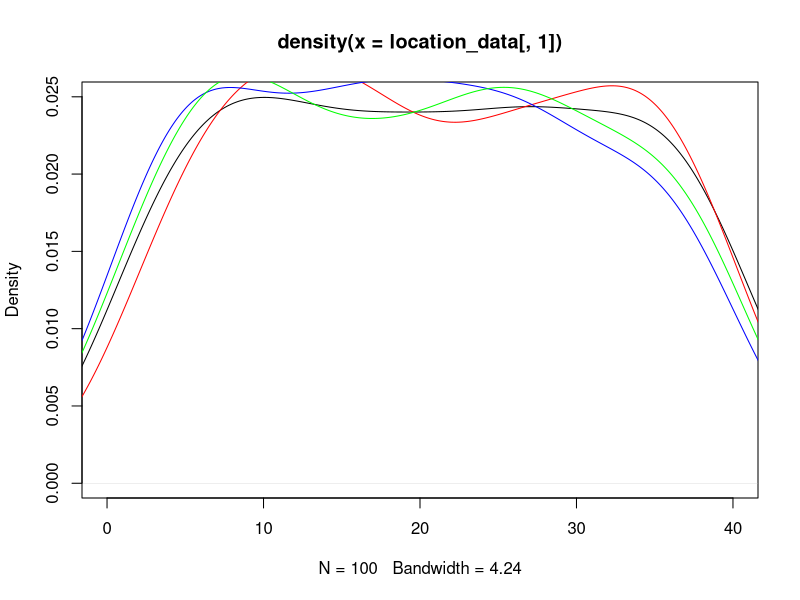
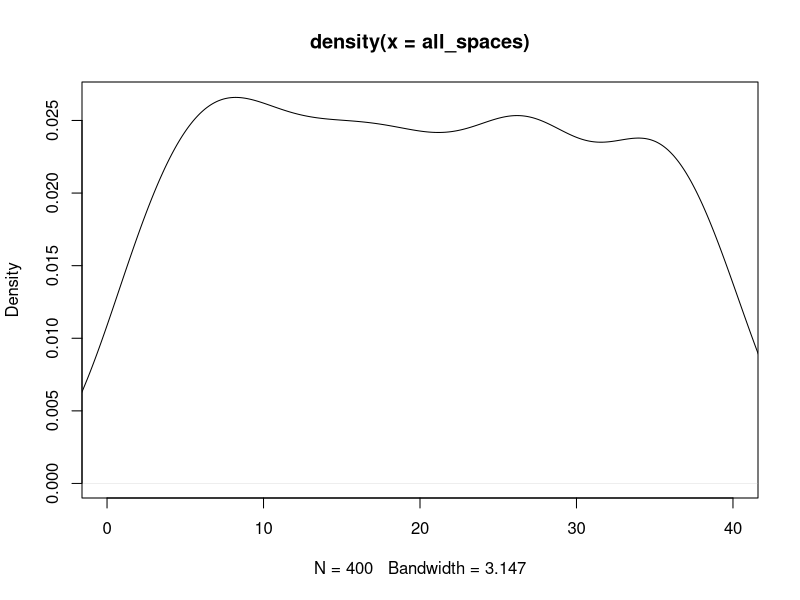

Reproduce these figures in R, in order. (Note: this script raises an error after producing the figures.)
## ---- chunk 1
knitr::opts_chunk$set(echo = TRUE)
## ---- chunk 2
#libraries
library(dplyr)
library(ggplot2)
## ---- chunk 3
#Kayleigh
##LET'S GET MOVING

monopolyBoard <- read.csv("MonopolyBoard.csv", header = T)
monopolyBoard

# Using dice rolls to determine where a player will land on the board
#input: "location"; a number 1-40; where the player is on the board
#output: the amount of spaces the player will move until they are on their new location

#note that this is only accounting for standard dice rolls, no special rules yet...

lets_move = function(location) {
  dice_roll_1 <- sample(1:6, 1, replace = TRUE)
  dice_roll_2 <- sample(1:6, 1, replace = TRUE)
  
  roll_total <- sum(dice_roll_1, dice_roll_2)
  roll_double <- dice_roll_1 == dice_roll_2
  
    location = location + roll_total
    
  if (location <= 40) {
    location = location
  } else {
    location = location - 40
  }
  
  space = monopolyBoard$name[monopolyBoard$spaces == location]
  
  print("You're moving forward...")
  print(roll_total)
  
  print("You're on space...")
  print(location)
  
  #print(space) #This prints out the name of the space that they land on. 
}

#testers
lets_move(1)
lets_move(25)
lets_move(38)
lets_move(40)



#A function to move players around the board and to play Monopoly!
#input: "turns"; the amount of turns we should take
#output: a player's new location on the board

lets_play = function(turns) {
  location = 1
  print("Starting Location: GO!")
  for (i in 1:turns) {
    location = lets_move(location)
  }
  print("You've landed on...")
  return(location)
}



lets_play(10) #tester #in this example if you look at a reference monopoly board and "walk" your way around the board with each move being the number in each output, you'll land on the space on the board corresponding to the final output (when counting "GO" as 1 and/or 40) 

#testers 
#"lets_move" and "lets_play" have both been edited to print out phrases for each roll and move to make it easier to determine how the player is moving. 
#"You're moving forward..." gives the player's roll
#"You're on space..." is the players position after 1 turn/"lets_move"
  # Later try to switch this print statement to the name of the spot that the player is on 
#"You've landed on..." gives the final location after running "lets_play" for "x" turns.
  # Later try to switch this print statement to the name of the spot that the player is on 

lets_play(3)
lets_play(10)

## ---- chunk 4
##DOUBLE DOWN

##WORK IN PROGRESS

#A function using dice rolls to determine how many spaces a player will move with the additional rules for "doubles" in Monopoly
#input: "location"; a number 1-40 where the player is on the board
#outut: the number of spaces the player will move on the board, with the special case of rolling three "doubles" and landing in jail
double_down = function(location) {
  dice_roll_1 <- sample(1:6, 1, replace = TRUE)
  dice_roll_2 <- sample(1:6, 1, replace = TRUE)
  
  roll_total <- sum(dice_roll_1, dice_roll_2)
  roll_double <- dice_roll_1 == dice_roll_2
  
  print("roll was")
  print(roll_total)
    
  if (roll_double) {
    
    dice_roll_3 <- sample(1:6, 1, replace = TRUE)
    dice_roll_4 <- sample(1:6, 1, replace = TRUE)
    
    roll_total_2 <- sum(dice_roll_3, dice_roll_4)
    roll_double_2 <- dice_roll_3 == dice_roll_4
    
    print("roll double was")
    print(roll_total_2)

    
    if (roll_double_2) {
      dice_roll_5 <- sample(1:6, 1, replace = TRUE)
      dice_roll_6 <- sample(1:6, 1, replace = TRUE)
      
      roll_total_3 <- sum(dice_roll_5, dice_roll_6)
      roll_double_3 <- dice_roll_5 == dice_roll_6
      
      print("roll double was")
      print(roll_total_3)
      
      if (roll_double_3) {
        location = 11 #Jail
        print("doubles, doubles, doubles")
        print("You're going to JAIL!")
        
      } else {
        location = location + roll_total + roll_total_2 + roll_total_3
        print("doubles, doubles, not doubles")
        print("You're moving forward...")
        print(roll_total + roll_total_2 + roll_total_3)
      }
    } else {
      location = location + roll_total + roll_total_2
      print("doubles, not doubles")
      print("You're moving forward...")
      print(roll_total+roll_total_2)
    }
  } else {
    location = location + roll_total
    print("no doubles")
    print("You're moving forward...")
    print(roll_total)
  }

    
  if (location <= 40) {
    location = location
  } else {
    location = location - 40
  }

  
  print("You're on space...")
  print(location)
}

double_down(1)
#text out in the function is kinda funky right but it's just to make sure its working right
#In final version switch all dice rolls to sample(1:6,...)

## ---- chunk 5
##CHANCE AND COMMUNITY CHEST CARDS
Card_Numbers <- c(1, 2, 3, 4, 5, 6, 7, 8, 9, 10, 11, 12, 13, 14, 15, 16)

Chance_Cards <- c("Advance to Boardwalk", "Advance to Go (Collect $200)", "Advance to Illinois Avenue. If you pass Go, collect $200", "Advance to St. Charles Place. If you pass Go, collect $200", "Advance to the nearest Railroad. If unowned, you may buy it from the Bank. If owned, pay owner twice the rental to which they are otherwise entitled", "Advance to the nearest Railroad. If unowned, you may buy it from the Bank. If owned, pay owner twice the rental to which they are otherwise entitled", "Advance token to nearest Utility. If unowned, you may buy it from the Bank. If owned, throw dice and pay owner a total ten times amount thrown", "Bank pays you dividend of $50", "Get Out of Jail Free", "Go Back 3 Spaces", "Go to Jail. Go directly to Jail, do not pass Go, do not collect $200", "Make general repairs on all your property. For each house pay $25. For each hotel pay $100", "Speeding fine $15", "Take a trip to Reading Railroad. If you pass Go, collect $200", "You have been elected Chairman of the Board. Pay each player $50", "Your building loan matures. Collect $150")

Chance <- data.frame(Chance_Cards, Card_Numbers)
Chance
##Chance cards to move a player to a new space:
  #1 -> Advance to Boardwalk (space 40)
  #2 -> Advance to Go (space 1)
  #3 -> Advance to Illinois Avenue (space 25)
  #4 -> Advance to St. Charles Place (space 12)
  #5 -> Advance to nearest Railroad (space(s) 6, 16, 26, 36)
  #6 -> Advance to nearest Railraod (space(s) 6, 16, 26, 36)
  #7 -> Advance to nearest Utility (space(s) 13, 29)
  #11 -> Go to Jail (space 11)
  #14 -> Take a trip to Reading Railroad (space 6)

Community_Chest_Cards <- c("Advance to Go (Collect $200)", "Bank error in your favor. Collect $200", "Doctor’s fee. Pay $50", "From sale of stock you get $50", "Get Out of Jail Free", "Go to Jail. Go directly to jail, do not pass Go, do not collect $200", "Holiday fund matures. Receive $100", "Income tax refund. Collect $20", "It is your birthday. Collect $10 from every player", "Life insurance matures. Collect $100", "Pay hospital fees of $100", "Pay school fees of $50", "Receive $25 consultancy fee", "You are assessed for street repair. $40 per house. $115 per hotel", "You have won second prize in a beauty contest. Collect $10", "You inherit $100")

Community_Chest <- data.frame(Community_Chest_Cards, Card_Numbers)
Community_Chest

##Community Chest Cards that move a player to a new space:
  #1 -> Advance to GO (space 1)
  #5 -> Go to Jail (space 11)

## ---- chunk 6
# heidi

#the function "who_goes_first" simulates the initial roll before the game begins in order to determine which player goes first
# input is a number of how many players are going to be playing
# output is the value of each players roll and the player that will start the game based on who had the highest roll
who_goes_first <- function(num_players){
  initial_rolls <- c()
  for (i in 1:num_players) {
    player_i_roll <- sum(sample(1:6, 2, replace=TRUE))
    initial_rolls <- c(initial_rolls, player_i_roll) # vector of every player's roll
    print(paste("Player", i, "rolled", player_i_roll))
  }
  cat("\n")
  if(sum(initial_rolls == max(initial_rolls)) >= 2){
    while (sum(initial_rolls == max(initial_rolls)) >= 2) { # if players tied for highest number
      tied_players <- which(initial_rolls==max(initial_rolls)) # identify which players tied
      print("It's a tie! Roll again")
      cat("\n")
      tie_breaker_rolls <- c()
      for (i in tied_players) { # tied players roll again
       player_i_roll2 <- sum(sample(1:6, 2, replace=TRUE))
       tie_breaker_rolls <- c(tie_breaker_rolls, player_i_roll2)
       print(paste("Player", i, "rolled", player_i_roll2))
      }
      initial_rolls <- tie_breaker_rolls
      highest_roll <- max(tie_breaker_rolls)
      highest_player2 <- tied_players[which(tie_breaker_rolls == highest_roll)]
    }
    cat("\n")
    print(paste("Player", highest_player2, "goes first!"))
  }
  else {
    highest_player <- which.max(initial_rolls) # who rolled the highest number
    print(paste("Player", highest_player, "goes first!"))
  }
}

who_goes_first(4) # test function

## ---- chunk 7
# Olivia
# Website for data: https://stat-jet-asu.github.io/Datasets/InstructorDescriptions/monopoly.html

monopolyBoard <- read.csv("MonopolyBoard.csv", header = T)
head(monopolyBoard)

# This section is for question number 2

# Kayleigh's lets_play function from above incorporating players and density plots
# uses lets_move function from above
# input: turns, # of turns to iterate through; players, number of players (2-4)
# output: density plot with a line for each player's frequency of spaces landed on 
# & density plot for the combined frequency of spaces landed on for all players

lets_play = function(turns, players) {
  location_data <- as.data.frame(matrix(nrow = turns, ncol = players))
  
for (j in 1:players) {
  location = 1
  
  for (i in 1:turns) {
    
    location = lets_move(location)
    location_data[i,j] <- location
    }
  }
  
  # creates density plot of frequency of landing on each space for each player
  plot(density(location_data[,1]), xlim = c(0,40), col = "black")
  
  colors <- c("red", "blue", "green")
  
  for (k in 2:players) {
  lines(density(location_data[,k]), col = colors[k-1]) # adds a density line for each player after the first
  }
  
  # creates density plot for total frequency landing on each space (all players spaces included)
  all_spaces <- as.vector(as.matrix(location_data))
  plot(density(all_spaces), xlim = c(0,40), col = "black")
}
lets_play(100, 4)

## ---- chunk 8
who_goes_first2 <- function(num_players){
  initial_rolls <- c()
  for (i in 1:num_players) {
    player_i_roll <- sum(sample(1:6, 2, replace=TRUE))
    initial_rolls <- c(initial_rolls, player_i_roll) # vector of every player's roll
#    print(paste("Player", i, "rolled", player_i_roll))
  }
  cat("\n")
  if(sum(initial_rolls == max(initial_rolls)) >= 2){
    while (sum(initial_rolls == max(initial_rolls)) >= 2) { # if players tied for highest number
      tied_players <- which(initial_rolls==max(initial_rolls)) # identify which players tied
#      print("It's a tie! Roll again")
#      cat("\n")
      tie_breaker_rolls <- c()
      for (i in tied_players) { # tied players roll again
       player_i_roll2 <- sum(sample(1:6, 2, replace=TRUE))
       tie_breaker_rolls <- c(tie_breaker_rolls, player_i_roll2)
#       print(paste("Player", i, "rolled", player_i_roll2))
      }
      initial_rolls <- tie_breaker_rolls
      highest_roll <- max(tie_breaker_rolls)
      highest_player2 <- tied_players[which(tie_breaker_rolls == highest_roll)]
    }
#    cat("\n")
#    print(paste("Player", highest_player2, "goes first!"))
  }
  else {
    highest_player <- which.max(initial_rolls) # who rolled the highest number
#    print(paste("Player", highest_player, "goes first!"))
#    return(highest_player)
  
    
  # creating player order
  player_order <- length(num_players)
  player_order[1] <- as.integer(highest_player)

 for (j in 2:num_players) {
    
  player_order[j] <- as.integer(player_order[j-1] + 1)
  if (player_order[j] > num_players) {
    player_order[j] <- 1
  }
 }
  print(player_order)
  }
  
  playerlist <- (list(highest_player, player_order))
  return(playerlist)
}

#who_goes_first2(4)

## ---- chunk 9
# Question number 3 -- including jail and double rolls

lets_move2 = function(location) {
  dice_roll_1 <- sample(1:6, 1, replace = TRUE)
  dice_roll_2 <- sample(1:6, 1, replace = TRUE)
  
  roll_total <- sum(dice_roll_1, dice_roll_2)
  roll_double <- dice_roll_1 == dice_roll_2
  
    location = location + roll_total # updates location to be previous location + roll total
    double3 = "false" # double3 is assigned "true" if the player double rolls 3x (as seen in if statement below), otherwise it is assigned "false" 
    
  # first double roll -> roll again
  if (roll_double == TRUE) {
    dice_roll_3 <- sample(1:6, 1, replace = TRUE)
    dice_roll_4 <- sample(1:6, 1, replace = TRUE)
    
    roll_total2 <- sum(dice_roll_3, dice_roll_4)
    roll_double2 <- dice_roll_3 == dice_roll_4
    
    location = location + roll_total2
    double3 = "false"
    
    # if player is at a location past 40, subtract 40 so they go back to the GO space at location "41"
    # this is included in each if statement below so that it applies if player has to roll again
    if (location <= 40) {
      location = location
    } else {
      location = location - 40
    }
     
      # second double roll -> roll again
      if (roll_double2 == TRUE) {
        dice_roll_5 <- sample(1:6, 1, replace = TRUE)
        dice_roll_6 <- sample(1:6, 1, replace = TRUE)
    
        roll_total3 <- sum(dice_roll_5, dice_roll_6)
        roll_double3 <- dice_roll_5 == dice_roll_6
    
        location = location + roll_total3
        double3 = "false"
        
        if (location <= 40) {
          location = location
        } else {
          location = location - 40
        }
        
        # third double roll -> go to jail
          if (roll_double3 == TRUE) {
            location = monopolyBoard$spaces[monopolyBoard$name == "Jail"]
            double3 = "true"
          }
      }
  }  
    
  if (location <= 40) {
    location = location
  } else {
    location = location - 40
  }
  
  listdata <- (list(location, double3)) # creates list for outputs "location" and "double3"
  # if you need to access location from this function, use lets_move2(location)[[1]]
  # if you need to access double3, use lets_move2(double3)[[2]]
  return(listdata)
  
}


# lets_play2 is currently set up to have each player go thru all their turns and then move onto the next player
# probably need to fix this for question 5

## ---- chunk 10

lets_play2 = function(turns, players) {
  
  
  location_data <- as.data.frame(matrix(nrow = turns, ncol = players)) # dataframe will keep data for locations of players for each turn
  double3data <- as.data.frame(matrix(nrow = turns, ncol = players)) # dataframe will say "true" if player double rolled 3x (which lands them in jail) and "false" if they didn't double roll 3x
  
    # puts players in order
    colnames(location_data) <- who_goes_first2(players)[[2]]
  
    location = 1 # each player starts at location 1
    location_data[1,] <- location
    double3 = 0 # initializing "double3" which will be later assigned a "true" or "false" based on if player double rolled 3x
  
    for (i in 2:turns) { # iterates through number of turns
      
        for (j in 1:players) { # rotates through each player
          
        location = lets_move2(location_data[i-1,j])[[1]] # takes location from lets_move2 function and assigns it to location
        location_data[i,j] <- as.integer(location) # puts location value into the dataframe of locations for each player
        double3data[i,j] <- lets_move2(double3)[[2]] # takes "true" or "false" value from double3 and adds it to double3data dataframe
        
      # deals with landing in jail from "go to jail" space and staying there for next 3 turns
      if (31 %in% location_data[i-1,j]) { # if you landed on 31 in the last turn (i-1 turn), you go to jail (space 11) for the ith turn
        location <- 11
        location_data[i,j] <- as.integer(location) # new location is 11
      } else if (11 %in% location_data[i-1,j] & 31 %in% location_data[i-2,j]) { # if you were on space 11 last turn AND you were on space 31 2 turns ago, you stay in jail (space 11) for turn i
        location <- 11
        location_data[i,j] <- as.integer(location)  
      } else if (11 %in% location_data[i-2,j] & 31 %in% location_data[i-3,j]) {
        location <- 11
        location_data[i,j] <- as.integer(location)
      }
        
      # landing in jail from 3x double roll and staying there for next 3 turns
      if (11 %in% location_data[i,j] & "true" %in% double3data[i-1,j]) { # if player's location is 11 (jail) and double3data is"true" (player double rolled 3x), player stays in jail. all 3 if/else if statements keep player in jail for the next 3 turns
        location <- 11
        location_data[i,j] <- as.integer(location)
      } else if (11 %in% location_data[i-1,j] & "true" %in% double3data[i-2,j]) { # 
        location <- 11
        location_data[i,j] <- as.integer(location)
      } else if (11 %in% location_data[i-2,j] & "true" %in% double3data[i-3,j]) {
        location <- 11
        location_data[i,j] <- as.integer(location)
      }
        
    }
  }
  print(location_data)
  
  # creates density plot of frequency of landing on each space for each player
  plot(density(location_data[,1]), xlim = c(0,40), col = "black")
  
  colors <- c("red", "blue", "green")
  
  for (k in 2:players) {
    lines(density(location_data[,k]), col = colors[k-1]) # adds a density line for each player after the first
  }
  
  # creates density plot for total frequency landing on each space (all players spaces included)
  all_spaces <- as.vector(as.matrix(location_data))
  plot(density(all_spaces), xlim = c(0,40), col = "black")
  
}
 
lets_play2(10, 3)

location_data

# how should we go about recording spaces landed on when double rolls occur?

## ---- chunk 11
# olivia (ignore this its a work in progress)
# Figure out how to have players pay and recieve money from landing on chance and community chest spaces

     if(draw_card == 5){
        if(location >= 37 && location <= 5){
              location = 6
              
              
            } else if (location >= 6 && location <= 15){
                location = 16
              } else {
                if(location >= 16 && location <= 25){
                  location = 26
                } else {
                  location = 36
                }
              }
            }
  
    if(draw_card == 6){
        if(location >= 37 && location <= 5){
              location = 6
            } else {
              if (location >= 6 && location <= 15){
                location = 16
              } else {
                if(location >= 16 && location <= 25){
                  location = 26
                } else {
                  location = 36
                }
              }
            }
    }

#################

Updating_Player_Bank <- function(location) {
  if(location == 2 || location == 4 || location == 6 || location == 7 || location == 9 || location == 10 || location == 12 || location == 13 || location == 14 || location == 15 || location == 16 || location == 17 || location == 19 || location == 20 || location == 22 || location == 24 || location == 25 || location == 26 || location == 27 || location == 28 || location == 29 || location == 30 || location == 32 || location == 33 || location == 35 || location == 36 || location == 38 || location == 40){
    location = location
    spot <- which(Property_Statuses$Space == location)
    cost <- which(monopolyBoard$spaces == location)
    owned_by_player <- Property_Statuses$Owned_By_Player[spot]
    The_Players$Player_Bank[owned_by_player] <- The_Players$Player_Bank[owned_by_player] + monopolyBoard$cost[cost]
    The_Players$Player_Bank[owned_by_player]
    The_Players
    
    The_Players$Player_Bank[owned_by_player] <- The_Players$Player_Bank[owned_by_player] + monopolyBoard$rent_0[cost]
    
    The_Players$Player_Bank[j] <- The_Players$Player_Bank[j] - monopolyBoard$rent_0[cost]
    
    return(The_Players)

  }
}

#########################################

lets_move3 = function(location) {
  dice_roll_1 <- sample(1:6, 1, replace = TRUE)
  dice_roll_2 <- sample(1:6, 1, replace = TRUE)
  
  roll_total <- sum(dice_roll_1, dice_roll_2)
  roll_double <- dice_roll_1 == dice_roll_2
  
    location = location + roll_total
    double3 = "false"
  
  print("your roll total is...")
  print(roll_total)

  if (location <= 40) {
      location = location
  } else {
      location = location - 40
  }
   
  print("your location is...")
  print(location)
  
  Updating_Player_Bank(location)
  
  if(location == 8 || location == 23 || location == 27) {
    location = Drawing_Chance(location)
    print("your location is...")
    print(location)
#    Updating_Player_Bank(location)
  }
  
  if(location == 3 || location == 18 || location == 34) {
    location = Drawing_Community_Chest(location)
    print("your location is...")
    print(location)
#    Updating_Player_Bank(location)
  }
    
  # first double roll -> roll again
  if (roll_double == TRUE) {
    dice_roll_3 <- sample(1:6, 1, replace = TRUE)
    dice_roll_4 <- sample(1:6, 1, replace = TRUE)
    
    roll_total2 <- sum(dice_roll_3, dice_roll_4)
    roll_double2 <- dice_roll_3 == dice_roll_4
    
    location = location + roll_total2
    double3 = "false"
    print("1 double")
    
    if (location <= 40) {
      location = location
    } else {
      location = location - 40
    }
    
    
    if(location == 8 || location == 23 || location == 27) {
    location = Drawing_Chance(location)
    }
  
  if(location == 3 || location == 18 || location == 34) {
    location = Drawing_Community_Chest(location)
  }
    
    Updating_Player_Bank(location)
     
      # second double roll -> roll again
      if (roll_double2 == TRUE) {
        dice_roll_5 <- sample(1:6, 1, replace = TRUE)
        dice_roll_6 <- sample(1:6, 1, replace = TRUE)
    
        roll_total3 <- sum(dice_roll_5, dice_roll_6)
        roll_double3 <- dice_roll_5 == dice_roll_6
    
        location = location + roll_total3
        double3 = "false"
        print("2 doubles")
        
        if (location <= 40) {
          location = location
        } else {
          location = location - 40
        }
        
        
        if(location == 8 || location == 23 || location == 27) {
          location = Drawing_Chance(location)
        }
  
        if(location == 3 || location == 18 || location == 34) {
          location = Drawing_Community_Chest(location)
         
        }
        
        Updating_Player_Bank(location)
        
        # third double roll -> go to jail
          if (roll_double3 == TRUE) {
            location = monopolyBoard$spaces[monopolyBoard$name == "Jail"]
            double3 = "true"
            print("three doubles")
          }
      }
  }  
   
  location = location 
  
  print("your location is...")
  print(location)
  listdata <- (list(location, double3, The_Players))
  return(listdata)
  
}

##########

lets_play3 = function(turns, players) {
  
  location_data <- as.data.frame(matrix(nrow = turns, ncol = players))
  double3data <- as.data.frame(matrix(nrow = turns, ncol = players))
  
    colnames(location_data) <- who_goes_first2(players)[[2]]
  
    location = 1
    location_data[1,] <- location
    double3 = 0
  
    for (i in 2:turns) {
      
        for (j in 1:players) {
          
        location = lets_move3(location_data[i-1,j])[[1]]
        location_data[i,j] <- as.integer(location)
        double3data[i,j] <- lets_move3(double3)[[2]]
        
      # deals with landing in jail from "go to jail" space and staying there for next 3 turns
      if (31 %in% location_data[i-1,j]) { # if you land on 31 (go to jail), next location is in jail (space 11)
        location <- 11
        location_data[i,j] <- as.integer(location)
      } else if (11 %in% location_data[i-1,j] & 31 %in% location_data[i-2,j]) {
        location <- 11
        location_data[i,j] <- as.integer(location)
      } else if (11 %in% location_data[i-2,j] & 31 %in% location_data[i-3,j]) {
        location <- 11
        location_data[i,j] <- as.integer(location)
      }
        
      # landing in jail from 3x double roll and staying there for next 3 turns
      if (11 %in% location_data[i,j] & "true" %in% double3data[i-1,j]) { # "true" means player double rolled 3x -> jail
        location <- 11
        location_data[i,j] <- as.integer(location)
      } else if (11 %in% location_data[i-1,j] & "true" %in% double3data[i-2,j]) { # 
        location <- 11
        location_data[i,j] <- as.integer(location)
      } else if (11 %in% location_data[i-2,j] & "true" %in% double3data[i-3,j]) {
        location <- 11
        location_data[i,j] <- as.integer(location)
      }
        
    }
  }
  print(location_data)
  print(double3data)
  print(The_Players)

  
  # creates density plot of frequency of landing on each space for each player
  plot(density(location_data[,1]), xlim = c(0,40), col = "black")
  
  plot(location_data[,1], xlim= c(0,40), col="black", type="h", xlab="Spaces", ylab="Frequency", main="Frequency of Landing on Each Space for Each Player")
  
  colors <- c("red", "blue", "green")
  
  for (k in 2:players) {
    lines(density(location_data[,k]), col = colors[k-1]) # adds a density line for each player after the first
  }
  
  # creates density plot for total frequency landing on each space (all players spaces included)
  all_spaces <- as.vector(as.matrix(location_data))
  plot(density(all_spaces), xlim = c(0,40), col = "black")
  
}


## ---- chunk 12
#4 - Kayleigh and Maddie 
#Chance - spaces 8, 23, 37
#Community Chest - spaces 3, 18, 34
Chance

Drawing_Chance = function(location) {
  location = location
  draw_card <- sample(1:16, 1, replace = TRUE)
  player_card <- Chance$Chance_Cards[draw_card]
  print(player_card)

  
      if(draw_card == 1) {
        location = 1
      }
      
      if(draw_card == 2) {
        location = 1
      }
      
      if(draw_card == 3) {
        location = 25
      }
  
      if(draw_card == 4){
        location = 12
      }
  
      if(draw_card == 5){
        if(location >= 37 && location <= 5){
              location = 6
            } else {
              if (location >= 6 && location <= 15){
                location = 16
              } else {
                if(location >= 16 && location <= 25){
                  location = 26
                } else {
                  location = 36
                }
              }
            }
    }
  
    if(draw_card == 6){
        if(location >= 37 && location <= 5){
              location = 6
            } else {
              if (location >= 6 && location <= 15){
                location = 16
              } else {
                if(location >= 16 && location <= 25){
                  location = 26
                } else {
                  location = 36
                }
              }
            }
    }
  
    if(draw_card == 7){
        if(location >= 29 && location <= 12){
              location = 13
            } else {
              location = 29
    }
  }
  
    if(draw_card == 11) {
      location = 11
    }
  
    if(draw_card == 14) {
      location = 6
    }
  
    if(draw_card == 10) {
      location = location - 3
    }
  
    location = location
    return(location)
}

Drawing_Chance(8)
Drawing_Chance(23)
Drawing_Chance(37)

Drawing_Community_Chest = function(location) {
  location = location
  draw_card_chest <- sample(1:16, 1, replace = TRUE)
  player_card_chest <- Community_Chest$Community_Chest_Cards[draw_card_chest]
  print(player_card_chest)
  print(location)
  
  if (draw_card_chest == 1) {
    location = 1
  } else {
    if (draw_card_chest == 6) {
    location = 11
    } else {
      location = location
    }
  
  }
  
  location = location 
  return(location)
}

Drawing_Community_Chest(3)
Drawing_Community_Chest(18)
Drawing_Community_Chest(34)

lets_move3 = function(location) {
  dice_roll_1 <- sample(1:6, 1, replace = TRUE)
  dice_roll_2 <- sample(1:6, 1, replace = TRUE)
  
  roll_total <- sum(dice_roll_1, dice_roll_2)
  roll_double <- dice_roll_1 == dice_roll_2
  
    location = location + roll_total
    double3 = "false"
  
  print("your roll total is...")
  print(roll_total)

  if (location <= 40) {
      location = location
  } else {
      location = location - 40
  }
   
  print("your location is...")
  print(location)
  
  if(location == 8 || location == 23 || location == 27) {
    location = Drawing_Chance(location)
    print("your location is...")
    print(location)
  }
  
  if(location == 3 || location == 18 || location == 34) {
    location = Drawing_Community_Chest(location)
    print("your location is...")
    print(location)
  }
    
  # first double roll -> roll again
  if (roll_double == TRUE) {
    dice_roll_3 <- sample(1:6, 1, replace = TRUE)
    dice_roll_4 <- sample(1:6, 1, replace = TRUE)
    
    roll_total2 <- sum(dice_roll_3, dice_roll_4)
    roll_double2 <- dice_roll_3 == dice_roll_4
    
    location = location + roll_total2
    double3 = "false"
    print("1 double")
    
    if (location <= 40) {
      location = location
    } else {
      location = location - 40
    }
    
    
    if(location == 8 || location == 23 || location == 27) {
    location = Drawing_Chance(location)
    }
  
  if(location == 3 || location == 18 || location == 34) {
    location = Drawing_Community_Chest(location)
    }
     
      # second double roll -> roll again
      if (roll_double2 == TRUE) {
        dice_roll_5 <- sample(1:6, 1, replace = TRUE)
        dice_roll_6 <- sample(1:6, 1, replace = TRUE)
    
        roll_total3 <- sum(dice_roll_5, dice_roll_6)
        roll_double3 <- dice_roll_5 == dice_roll_6
    
        location = location + roll_total3
        double3 = "false"
        print("2 doubles")
        
        if (location <= 40) {
          location = location
        } else {
          location = location - 40
        }
        
        if(location == 8 || location == 23 || location == 27) {
          location = Drawing_Chance(location)
        }
  
        if(location == 3 || location == 18 || location == 34) {
          location = Drawing_Community_Chest(location)
         
        }
        
        # third double roll -> go to jail
          if (roll_double3 == TRUE) {
            location = monopolyBoard$spaces[monopolyBoard$name == "Jail"]
            double3 = "true"
            print("three doubles")
          }
      }
  }  
   
  location = location 
  
  print("your location is...")
  print(location)
  listdata <- (list(location, double3))
  return(listdata)
  
}

lets_move3(1)


lets_play3 = function(turns, players) {
  
  location_data <- as.data.frame(matrix(nrow = turns, ncol = players))
  double3data <- as.data.frame(matrix(nrow = turns, ncol = players))
  
    colnames(location_data) <- who_goes_first2(players)[[2]]
  
    location = 1
    location_data[1,] <- location
    double3 = 0
  
    for (i in 2:turns) {
      
        for (j in 1:players) {
          
        location = lets_move3(location_data[i-1,j])[[1]]
        location_data[i,j] <- as.integer(location)
        double3data[i,j] <- lets_move3(double3)[[2]]
        
      # deals with landing in jail from "go to jail" space and staying there for next 3 turns
      if (31 %in% location_data[i-1,j]) { # if you land on 31 (go to jail), next location is in jail (space 11)
        location <- 11
        location_data[i,j] <- as.integer(location)
      } else if (11 %in% location_data[i-1,j] & 31 %in% location_data[i-2,j]) {
        location <- 11
        location_data[i,j] <- as.integer(location)
      } else if (11 %in% location_data[i-2,j] & 31 %in% location_data[i-3,j]) {
        location <- 11
        location_data[i,j] <- as.integer(location)
      }
        
      # landing in jail from 3x double roll and staying there for next 3 turns
      if (11 %in% location_data[i,j] & "true" %in% double3data[i-1,j]) { # "true" means player double rolled 3x -> jail
        location <- 11
        location_data[i,j] <- as.integer(location)
      } else if (11 %in% location_data[i-1,j] & "true" %in% double3data[i-2,j]) { # 
        location <- 11
        location_data[i,j] <- as.integer(location)
      } else if (11 %in% location_data[i-2,j] & "true" %in% double3data[i-3,j]) {
        location <- 11
        location_data[i,j] <- as.integer(location)
      }
        
    }
  }
  print(location_data)
  print(double3data)


  
  # creates density plot of frequency of landing on each space for each player
  plot(density(location_data[,1]), xlim = c(0,40), col = "black")
  
  plot(location_data[,1], xlim= c(0,40), col="black", type="h", xlab="Spaces", ylab="Frequency", main="Frequency of Landing on Each Space for Each Player")
  
  colors <- c("red", "blue", "green")
  
  for (k in 2:players) {
    lines(density(location_data[,k]), col = colors[k-1]) # adds a density line for each player after the first
  }
  
  # creates density plot for total frequency landing on each space (all players spaces included)
  all_spaces <- as.vector(as.matrix(location_data))
  plot(density(all_spaces), xlim = c(0,40), col = "black")
  
}


lets_play3(100, 4)

## ---- chunk 13

#use lets_move2 for freq plot

 
## ---- chunk 14
#hello
dice_roll <- sum(sample(1:6, 2, replace = TRUE))
dice_roll

Drawing_Chance = function(location) {
  location = location
  draw_card <- sample(1:16, 1, replace = TRUE)
  player_card <- Chance$Chance_Cards[draw_card]
  print(player_card)

  
      if(draw_card == 1) {
        location = 1
      }
      
      if(draw_card == 2) {
        location = 1
        Player_Bank = Player_Bank + 200
      }
      
      if(draw_card == 3) {
        if(location > 25){
          Player_Bank = Player_Bank + 200
        }else{
          Player_Bank = Player_Bank
    }
        location = 25
      }
  
      if(draw_card == 4){
        if(location > 13 ){
          Player_Bank = Player_Bank + 200
        }else{
          Player_Bank = Player_Bank
    }
        location = 12
      }
  
      if(draw_card == 5){
        if(location >= 37 && location <= 5){
              location = 6
            } else {
              if (location >= 6 && location <= 15){
                location = 16
              } else {
                if(location >= 16 && location <= 25){
                  location = 26
                } else {
                  location = 36
                }
              }
            }
    }
  
    if(draw_card == 6){
        if(location >= 37 && location <= 5){
              location = 6
            } else {
              if (location >= 6 && location <= 15){
                location = 16
              } else {
                if(location >= 16 && location <= 25){
                  location = 26
                } else {
                  location = 36
                }
              }
            }
    }
  
    if(draw_card == 7){
        if(location >= 29 && location <= 12){
              location = 13
            } else {
              location = 29
    }
    }
  
    if(draw_card == 8){
      Player_Bank = Player_Bank + 50
    }
  
    if(draw_card == 10) {
      location = location - 3
    }
  
    if(draw_card == 11) {
      location = 11
    }
  
    if(draw_card == 13){
      Player_Bank = Player_Bank - 15
    }
  
    if(draw_card == 14) {
      if(location > 6){
        Player_Bank = Player_Bank + 200
      }else{
        Player_Bank = Player_Bank
    }
      location = 6
    }
  
    if(draw_card == 16){
      Player_Bank = Player_Bank + 150
    }
  
   
    location = location
    return(location)
}

Drawing_Community_Chest = function(location) {
  location = location
  draw_card_chest <- sample(1:16, 1, replace = TRUE)
  player_card_chest <- Community_Chest$Community_Chest_Cards[draw_card_chest]
  print(player_card_chest)
  print(location)
  
  
  if (draw_card_chest == 1) {
    location = 1
    Player_Bank = Player_Bank + 200
  }
  
  #Bank error in your favor. Collect $200
  if(draw_card == 2){
    Player_Bank = Player_Bank + 200
  }
  
  #Doctor’s fee. Pay $50
  if(draw_card == 3){
    Player_Bank = Player_Bank - 50
  }
  
  #From sale of stock you get $50
  if(draw_card == 4){
    Player_Bank = Player_Bank + 50
  }
  
  if(draw_card_chest == 6) {
    location = 11
  }
  
  #Holiday fund matures. Receive $100
  if(draw_card == 7){
    Player_Bank = Player_Bank + 100
  }
  
  #Income tax refund. Collect $20
  if(draw_card == 8){
    Player_Bank = Player_Bank + 20
  }
  
  #Life insurance matures. Collect $100
  if(draw_card == 10){
    Player_Bank = Player_Bank + 100
  }
  
  #Pay hospital fees of $100
  if(draw_card == 11){
    Player_Bank = Player_Bank - 100
  }
  
  #Pay school fees of $50
  if(draw_card == 12){
    Player_Bank = Player_Bank - 50
  }
  
  #Receive $25 consultancy fee
  if(draw_card == 13){
    Player_Bank = Player_Bank + 25
  }
  
  #You have won second prize in a beauty contest. Collect $10
  if(draw_card == 15){
    Player_Bank = Player_Bank + 10
  }
  
  #You inherit $100
  if(draw_card == 16){
    Player_Bank = Player_Bank + 100
  }
  
  location = location 
  return(location)
}



Chance
Community_Chest
## ---- chunk 15
library(tidyverse)
## ---- chunk 16
Players <- c("Player 1", "Player 2", "Player 3", "Player 4")
Player_Bank <- c(1250, 1250, 1250, 1250)
The_Players <- data.frame(Players, Player_Bank)

Property <- c("Mediterranean", "Baltic", "Reading Railroad", "Oriental", "Vermot", "Connecticut", "St. Charles", "Electric Company", "States", "Virginia", "Pennsylvania Railroad", "St. James", "Tennessee", "New York", "Kentucky", "Indiana", "Illinios", "B&O Railroad", "Atlantic", "Ventnor", "Water Works", "Marvin Gardens", "Pacific", "N. Carolina", "Pennsylvania", "Short Line Railroad", "Park Place", "Boardwalk")
Owned_By_Player <- sample(1:4, 28, replace = TRUE)
Space <- c(2, 4, 6, 7, 9, 10, 12, 13, 14, 15, 16, 17, 19, 20, 22, 24, 25, 26, 27, 28, 29, 30, 32, 33, 35, 36, 38, 40)
Property_Statuses <- data.frame(Property, Space, Owned_By_Player)
Property_Statuses


Updating_Player_Bank <- function(location, j) {
  if(location == 2 || location == 4 || location == 6 || location == 7 || location == 9 || location == 10 || location == 12 || location == 13 || location == 14 || location == 15 || location == 16 || location == 17 || location == 19 || location == 20 || location == 22 || location == 24 || location == 25 || location == 26 || location == 27 || location == 28 || location == 29 || location == 30 || location == 32 || location == 33 || location == 35 || location == 36 || location == 38 || location == 40){
    
    location = location
    spot <- which(Property_Statuses$Space == location)
    cost <- which(monopolyBoard$spaces == location)
    owned_by_player <- Property_Statuses$Owned_By_Player[spot]
    
    The_Players$Player_Bank[owned_by_player] <- The_Players$Player_Bank[owned_by_player] + monopolyBoard$rent_0[cost]
    
    The_Players$Player_Bank[j] <- The_Players$Player_Bank[j] - monopolyBoard$rent_0[cost]
    
    The_Players
  }
}

Updating_Player_Bank(2, 3)

lets_move3 = function(location) {
  dice_roll_1 <- sample(1:6, 1, replace = TRUE)
  dice_roll_2 <- sample(1:6, 1, replace = TRUE)
  
  roll_total <- sum(dice_roll_1, dice_roll_2)
  roll_double <- dice_roll_1 == dice_roll_2
  
    location = location + roll_total
    double3 = "false"


  if (location <= 40) {
      location = location
  } else {
      location = location - 40
  }

  if(location == 8 || location == 23 || location == 27) {
    location = Drawing_Chance(location)

  }
  
  if(location == 3 || location == 18 || location == 34) {
    location = Drawing_Community_Chest(location)

  }

Updating_Player_Bank(location, j)

  # first double roll -> roll again
  if (roll_double == TRUE) {
    dice_roll_3 <- sample(1:6, 1, replace = TRUE)
    dice_roll_4 <- sample(1:6, 1, replace = TRUE)
    
    roll_total2 <- sum(dice_roll_3, dice_roll_4)
    roll_double2 <- dice_roll_3 == dice_roll_4
    
    location = location + roll_total2
    double3 = "false"

    
    if (location <= 40) {
      location = location
    } else {
      location = location - 40
    }
    
    
    if(location == 8 || location == 23 || location == 27) {
    location = Drawing_Chance(location)
    }
  
  if(location == 3 || location == 18 || location == 34) {
    location = Drawing_Community_Chest(location)
    }
    
    Updating_Player_Bank(location, j)
    
      # second double roll -> roll again
      if (roll_double2 == TRUE) {
        dice_roll_5 <- sample(1:6, 1, replace = TRUE)
        dice_roll_6 <- sample(1:6, 1, replace = TRUE)
    
        roll_total3 <- sum(dice_roll_5, dice_roll_6)
        roll_double3 <- dice_roll_5 == dice_roll_6
    
        location = location + roll_total3
        double3 = "false"
        
        if (location <= 40) {
          location = location
        } else {
          location = location - 40
        }
        
        if(location == 8 || location == 23 || location == 27) {
          location = Drawing_Chance(location)
        }
  
        if(location == 3 || location == 18 || location == 34) {
          location = Drawing_Community_Chest(location)
         
        }
        
        Updating_Player_Bank(location, j)
        
        # third double roll -> go to jail
          if (roll_double3 == TRUE) {
            location = monopolyBoard$spaces[monopolyBoard$name == "Jail"]
            double3 = "true"
          }
      }
  }  
   
  location = location 
}

lets_move3(2)


lets_play4 = function(turns, players) {
  
  location_data <- as.data.frame(matrix(nrow = turns, ncol = players))
  double3data <- as.data.frame(matrix(nrow = turns, ncol = players))
  players_banks <- as.data.frame(matrix(nrow = turns, ncol = players))

print(Property_Statuses)

  for (j in 1:players) {
    location = 1
    double3 = 0
    
    
    for (i in 1:turns) {
        print("player")
        print(j)
        location = lets_move3(location)[[1]]
        location_data[i,j] <- as.integer(location)
        double3data[i,j] <- lets_move3(double3)[[2]]

                
      # deals with landing in jail from "go to jail" space and staying there for next 3 turns
      if (31 %in% location_data[i-1,j]) { # if you land on 31 (go to jail), next location is in jail (space 11)
        location <- 11
        location_data[i,j] <- as.integer(location)
      } else if (11 %in% location_data[i-1,j] & 31 %in% location_data[i-2,j]) {
        location <- 11
        location_data[i,j] <- as.integer(location)
      } else if (11 %in% location_data[i-2,j] & 31 %in% location_data[i-3,j]) {
        location <- 11
        location_data[i,j] <- as.integer(location)
      }
        
      # landing in jail from 3x double roll and staying there for next 3 turns
      if (11 %in% location_data[i,j] & "true" %in% double3data[i-1,j]) { # "true" means player double rolled 3x -> jail
        location <- 11
        location_data[i,j] <- as.integer(location)
      } else if (11 %in% location_data[i-1,j] & "true" %in% double3data[i-2,j]) { # 
        location <- 11
        location_data[i,j] <- as.integer(location)
      } else if (11 %in% location_data[i-2,j] & "true" %in% double3data[i-3,j]) {
        location <- 11
        location_data[i,j] <- as.integer(location)
      }
      
      
    }
  }
  
print(location_data)
return(The_Players)

}

lets_play4(1,4)
## ---- chunk 17
monopolyBoard
Players <- c("Player 1", "Player 2", "Player 3", "Player 4")
Player_Bank <- c(1250, 1250, 1250, 1250)
The_Players <- data.frame(Players, Player_Bank)

Property <- c("Mediterranean", "Baltic", "Reading Railroad", "Oriental", "Vermot", "Connecticut", "St. Charles", "Electric Company", "States", "Virginia", "Pennsylvania Railroad", "St. James", "Tennessee", "New York", "Kentucky", "Indiana", "Illinios", "B&O Railroad", "Atlantic", "Ventnor", "Water Works", "Marvin Gardens", "Pacific", "N. Carolina", "Pennsylvania", "Short Line Railroad", "Park Place", "Boardwalk")
Owned_By_Player <- sample(1:4, 28, replace = TRUE)
Space <- c(2, 4, 6, 7, 9, 10, 12, 13, 14, 15, 16, 17, 19, 20, 22, 24, 25, 26, 27, 28, 29, 30, 32, 33, 35, 36, 38, 40)
Property_Statuses <- data.frame(Property, Space, Owned_By_Player)
Property_Statuses


Updating_Player_Bank <- function(location, j) {
  if(location == 2 || location == 4 || location == 6 || location == 7 || location == 9 || location == 10 || location == 12 || location == 13 || location == 14 || location == 15 || location == 16 || location == 17 || location == 19 || location == 20 || location == 22 || location == 24 || location == 25 || location == 26 || location == 27 || location == 28 || location == 29 || location == 30 || location == 32 || location == 33 || location == 35 || location == 36 || location == 38 || location == 40){
    location = location
    spot <- which(Property_Statuses$Space == location)
    cost <- which(monopolyBoard$spaces == location)
    owned_by_player <- Property_Statuses$Owned_By_Player[spot]
    The_Players$Player_Bank[owned_by_player] <- The_Players$Player_Bank[owned_by_player] + monopolyBoard$cost[cost]
    The_Players$Player_Bank[owned_by_player]
    The_Players
    
    The_Players$Player_Bank[owned_by_player] <- The_Players$Player_Bank[owned_by_player] + monopolyBoard$rent_0[cost]
    
    The_Players$Player_Bank[j] <- The_Players$Player_Bank[j] - monopolyBoard$rent_0[cost]
    
    return(The_Players)

  }
}

Updating_Player_Bank(12, 3)
## ---- chunk 18
lets_move4 = function(location) {
  dice_roll_1 <- sample(1:6, 1, replace = TRUE)
  dice_roll_2 <- sample(1:6, 1, replace = TRUE)
  
  roll_total <- sum(dice_roll_1, dice_roll_2)
  roll_double <- dice_roll_1 == dice_roll_2
  
    location = location + roll_total
    double3 = "false"
    
    j=2

  if (location <= 40) {
      location = location
      Updating_Player_Bank(location, j)
  } else {
      location = location - 40
      Updating_Player_Bank(location, j)
  }


  if(location == 8 || location == 23 || location == 27) {
    location = Drawing_Chance(location)
    Updating_Player_Bank(location, j)

  }
  
  if(location == 3 || location == 18 || location == 34) {
    location = Drawing_Community_Chest(location)
    Updating_Player_Bank(location, j)

  }


  # first double roll -> roll again
  if (roll_double == TRUE) {
    dice_roll_3 <- sample(1:6, 1, replace = TRUE)
    dice_roll_4 <- sample(1:6, 1, replace = TRUE)
    
    roll_total2 <- sum(dice_roll_3, dice_roll_4)
    roll_double2 <- dice_roll_3 == dice_roll_4
    
    location = location + roll_total2
    double3 = "false"

    
    if (location <= 40) {
      location = location
      Updating_Player_Bank(location, j)
      
    } else {
      location = location - 40
      Updating_Player_Bank(location, j)
    }
    
    
    if(location == 8 || location == 23 || location == 27) {
    location = Drawing_Chance(location)
    Updating_Player_Bank(location, j)
    }
  
  if(location == 3 || location == 18 || location == 34) {
    location = Drawing_Community_Chest(location)
    Updating_Player_Bank(location, j)
    }

    
      # second double roll -> roll again
      if (roll_double2 == TRUE) {
        dice_roll_5 <- sample(1:6, 1, replace = TRUE)
        dice_roll_6 <- sample(1:6, 1, replace = TRUE)
    
        roll_total3 <- sum(dice_roll_5, dice_roll_6)
        roll_double3 <- dice_roll_5 == dice_roll_6
    
        location = location + roll_total3
        double3 = "false"
        
        if (location <= 40) {
          location = location
          Updating_Player_Bank(location, j)
        } else {
          location = location - 40
          Updating_Player_Bank(location, j)
        }
        
        if(location == 8 || location == 23 || location == 27) {
          location = Drawing_Chance(location)
          Updating_Player_Bank(location, j)
        }
  
        if(location == 3 || location == 18 || location == 34) {
          location = Drawing_Community_Chest(location)
          Updating_Player_Bank(location, j)
         
        }

        
        # third double roll -> go to jail
          if (roll_double3 == TRUE) {
            location = monopolyBoard$spaces[monopolyBoard$name == "Jail"]
            double3 = "true"
          }
      }
  }  
   
  location = location 
  
  listdata <- (list(location, double3))
  return(listdata)
  return(Updating_Player_Bank(location, j))
  
}

lets_move4(12)
lets_move4(Updating_Player_Bank())
## ---- chunk 19

lets_play4 = function(turns, players) {
  
  location_data <- as.data.frame(matrix(nrow = turns, ncol = players))
  double3data <- as.data.frame(matrix(nrow = turns, ncol = players))
  
    colnames(location_data) <- who_goes_first2(players)[[2]]
  
    location = 1
    location_data[1,] <- location
    double3 = 0
  
    for (i in 2:turns) {
      
        for (j in 1:players) {
          
        location = lets_move4(location_data[i-1,j])[[1]]
        location_data[i,j] <- as.integer(location)
        double3data[i,j] <- lets_move4(double3)[[2]]
        print(j)
        
      # deals with landing in jail from "go to jail" space and staying there for next 3 turns
      if (31 %in% location_data[i-1,j]) { # if you land on 31 (go to jail), next location is in jail (space 11)
        location <- 11
        location_data[i,j] <- as.integer(location)
      } else if (11 %in% location_data[i-1,j] & 31 %in% location_data[i-2,j]) {
        location <- 11
        location_data[i,j] <- as.integer(location)
      } else if (11 %in% location_data[i-2,j] & 31 %in% location_data[i-3,j]) {
        location <- 11
        location_data[i,j] <- as.integer(location)
      }
        
      # landing in jail from 3x double roll and staying there for next 3 turns
      if (11 %in% location_data[i,j] & "true" %in% double3data[i-1,j]) { # "true" means player double rolled 3x -> jail
        location <- 11
        location_data[i,j] <- as.integer(location)
      } else if (11 %in% location_data[i-1,j] & "true" %in% double3data[i-2,j]) { # 
        location <- 11
        location_data[i,j] <- as.integer(location)
      } else if (11 %in% location_data[i-2,j] & "true" %in% double3data[i-3,j]) {
        location <- 11
        location_data[i,j] <- as.integer(location)
      }
        
    }
    }
    
  print(location_data)
  print(double3data)
  print(The_Players)
    
  # creates density plot of frequency of landing on each space for each player
  plot(density(location_data[,1]), xlim = c(0,40), col = "black")
  plot(location_data[,1], xlim= c(0,40), col="black", type="h", xlab="Spaces", ylab="Frequency", main="Frequency of Landing on Each Space for Each Player")
  
  colors <- c("red", "blue", "green")
  
  for (k in 2:players) {
    lines(density(location_data[,k]), col = colors[k-1]) # adds a density line for each player after the first
  }
  
  # creates density plot for total frequency landing on each space (all players spaces included)
  all_spaces <- as.vector(as.matrix(location_data))
  plot(density(all_spaces), xlim = c(0,40), col = "black")

}

lets_play4(10, 4)
